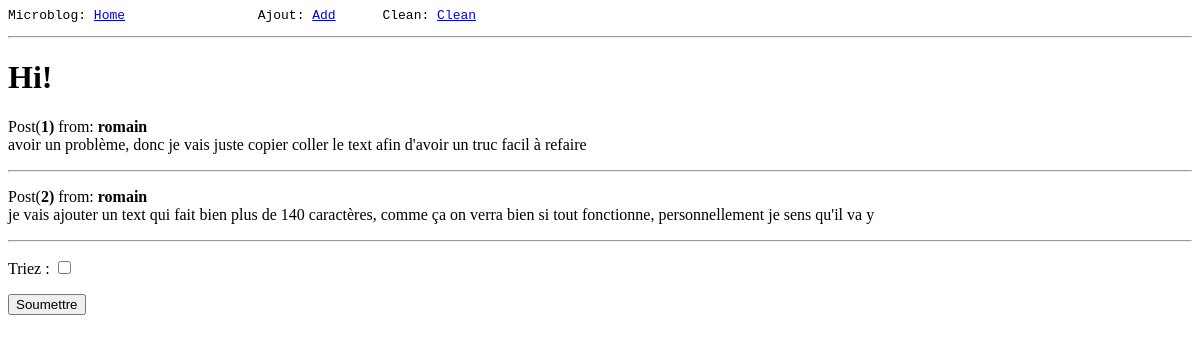
The page /index on the database as committed earlier.
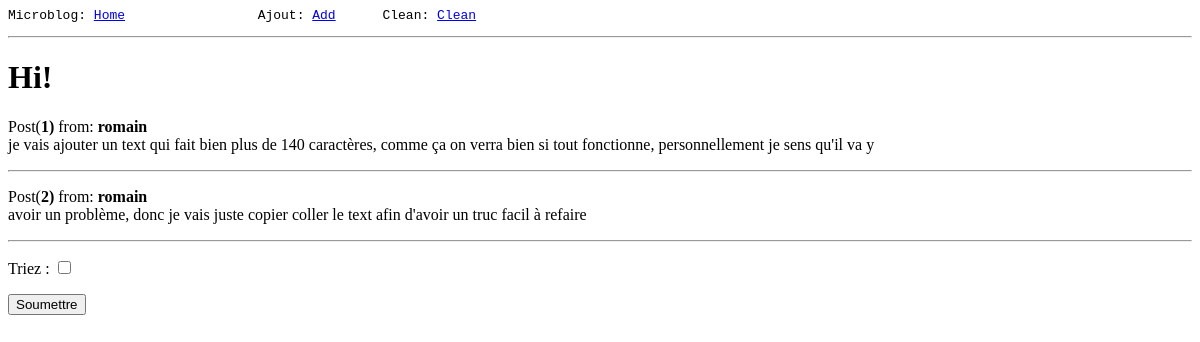
The same page on the database as committed later.
### app/models.py (models this page shows, shortened)
class Post(db.Model):
    id = db.Column(db.Integer, primary_key=True)
    nickname = db.Column(db.String(64), index=True)
    text = db.Column(db.String(140), index=True)

### app/views.py (the view)
@app.route('/')
@app.route('/index')
def index():
    posts = models.Post.query.all()
    tri = request.args.get('tri')
    if tri is not None:
        return render_template('index.html', title='MicroBlog', posts=sorted(posts, key=lambda post: post.nickname), tri=True)
    return render_template('index.html', title='MicroBlog', posts=posts, tri=False)

### app/templates/index.html
{% extends "base.html" %}
{% block content %}
<h1>Hi!</h1>
{% if posts|length != 0 %}
{%for post in posts %}
<div>
<p>Post(<b>{{ post.id }})</b> from: <b>{{ post.nickname }}</b><br>
{{ post.text }}<hr></p>
</div>
{% endfor %}
<form action="/index" method="get">
{% if tri %}
<div>
	<p>Triez : <input type="checkbox" name="tri" checked="checked"></p>
</div>
{% else %}
<div>
	<p>Triez : <input type="checkbox" name="tri"></p>
</div>
{% endif %}
<input type="submit" value="Soumettre">
</form>
{% else %}
<div><p><b>Aucun micro-commentaires. Vous pouvez en ajouter <a href="/add">Ici</a></b></p></div>
{% endif %}
{% endblock %}

### app/templates/base.html (shortened to what this page needs)
<html>
	<head>
	<link rel="stylesheet" href="base.css">
	</head>
	<body>
		<div>
		<pre id="t1">Microblog: <a href="index">Home</a> 	Ajout: <a href="add">Add</a> 	Clean: <a href="clean">Clean</a></pre>
		</div>
		<hr>
		{% block content %}{% endblock %}
	</body>
</html>

### app/templates/base.css (style rules this page uses)
#t1 { -moz-tab-size: 16; -o-tab-size: 16; tab-size: 16; }

Rows that differ between the two databases and show on the page:
changed Post id 1: text "avoir un problème, donc je vais juste copier coller le text afin d'avoir un truc facil à refaire" → "je vais ajouter un text qui fait bien plus de 140 caractères, comme ça on verra bien si tout fonctionne, personnellement je sens qu'il va y"
changed Post id 2: text "je vais ajouter un text qui fait bien plus de 140 caractères, comme ça on verra bien si tout fonctionne, personnellement je sens qu'il va y" → "avoir un problème, donc je vais juste copier coller le text afin d'avoir un truc facil à refaire"
